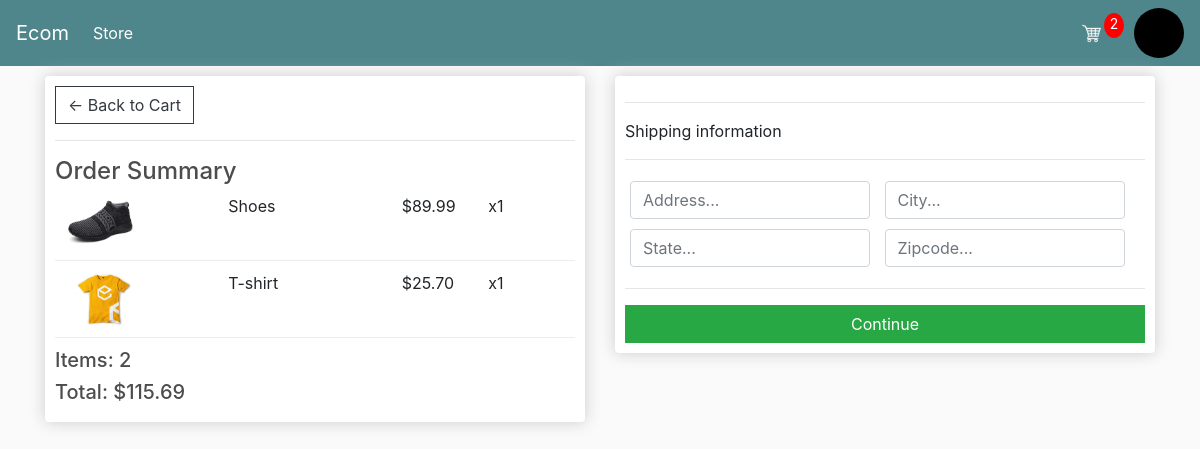
Page /checkout/ (signed in) on the committed database.
### store/models.py (models this page shows, shortened)
class OrderItem(models.Model):
    order = models.ForeignKey(Order, on_delete=models.CASCADE)
    product = models.ForeignKey(Product, on_delete=models.SET_NULL, null=True)
    quantity = models.IntegerField(default=0)
    date_added = models.DateTimeField(auto_now_add=True)
    @property
    def get_total(self):
        return self.product.price * self.quantity

class Product(models.Model):
    name = models.CharField(max_length=200)
    price = models.DecimalField(max_digits=7, decimal_places=2)
    digital = models.BooleanField(default=False, null=True)
    image = models.ImageField(upload_to=generate_filename, null=True, blank=True)
    @property
    def imageURL(self):
        try:
            url = self.image.url
        except:
            url = ''
        return url

class Order(models.Model):
    customer = models.ForeignKey(Customer, blank=True, null=True, on_delete=models.SET_NULL)
    date_ordered = models.DateTimeField(auto_now_add=True)
    transition = models.CharField(max_length=200, null=True, blank=True)
    complete = models.BooleanField(default=False)
    @property
    def shipping(self):
        shipping = False
        order_items = self.orderitem_set.all()
        for item in order_items:
            if item.product.digital == False:
                shipping = True
                break
        return shipping
    @property
    def items_count(self):
        items = self.orderitem_set.all()
        count = sum([item.quantity for item in items])
        return count
    @property
    def get_total(self):
        items = self.orderitem_set.all()
        total = sum([item.get_total for item in items])
        return total

### store/views.py (the view)
# urls.py: path('checkout/', views.checkout, name='checkout'),
def checkout(request):
    data = cartData(request)
    items = data['items']
    order = data['order']
    context = {'items': items, 'order': order, 'items_count': data['items_count']}
    return render(request, 'store/checkout.html', context)

### store/models.py (called while the page is built)
    def __str__(self) -> str:
        return self.name

### store/utils.py (called while the page is built)
def cartData(request):
    if request.user.is_authenticated:
        customer = request.user.customer
        print(customer)
        order, created = Order.objects.get_or_create(customer=customer, complete=False)
        items = order.orderitem_set.all()
        items_count = order.items_count
    else:
        cookieData = cookieCart(request)
        items = cookieData['items']
        items_count = cookieData['items_count']
        order = cookieData['order']
    return {'items': items, 'order': order, 'items_count': items_count}

### store/templates/store/checkout.html (shortened to what this page needs)
{% extends 'store/main.html' %}
{% load static %}
{% block content %}
<div class="row">
    <div class="col-lg-6">
        <div class="box-element">
            <a class="btn btn-outline-dark" href="{% url 'cart' %}">&#x2190; Back to Cart</a>
            <hr>
            <h4>Order Summary</h4>
            {% for item in items %}
            <div class="cart-row">
                <div style="flex: 2;"><img class="row-image" src="{{item.product.imageURL}}" alt="product img"></div>
                <div style="flex: 2;">{{item.product.name}}</div>
                <div style="flex: 1;">${{item.product.price|floatformat:2}}</div>
                <div style="flex: 1;">x{{item.quantity}}
                </div>
            </div>
            {% endfor %}
            <h5>Items: {{order.items_count}}</h5>
            <h5>Total: ${{order.get_total|floatformat:2}}</h5>
        </div>
    </div>
    <div class="col-lg-6">
        <div class="box-element" id="form-wrapper">
            <form id="form">
                <div id="shipping-info">
                    <hr>
                    <p>Shipping information</p>
                    <hr>
                    <div class="form-field">
                        <input required type="text" class="form-control" name="address" placeholder="Address...">
                    </div>
                    <div class="form-field">
                        <input required type="text" class="form-control" name="city" placeholder="City...">
                    </div>
                    <div class="form-field">
                        <input required type="text" class="form-control" name="state" placeholder="State...">
                    </div>
                    <div class="form-field">
                        <input required type="text" class="form-control" name="zipcode" placeholder="Zipcode...">
                    </div>
                </div>
                <hr>
                <input id="form-button" class="btn btn-success btn-block" type="submit" value="Continue">
            </form>
        </div>
        <br>
    </div>
</div>
{% endblock %}

### static/css/base.css (style rules this page uses)
body { background-color: hsl(0, 0%, 98%); }
h1,h2,h3,h4,h5,h6 { color:hsl(0, 0%, 30%); }
.box-element { box-shadow:hsl(0, 0%, 80%) 0 0 16px; background-color: #fff; border-radius: 4px; padding: 10px; }
.col-lg-4, .col-lg-6, .col-lg-8, .col-lg-12 { margin-top: 10px; }
.btn { border-radius: 0; }
.row-image { width: 100px; }
.form-field { width:250px; display: inline-block; padding: 5px; }
.cart-row { display: flex; align-items: flex-stretch; padding-bottom: 10px; margin-bottom: 10px; border-bottom: 1px solid #ececec; }

### rows in the picture
OrderItem: product.imageURL (picture), product.name "Shoes", product.price "89.99", quantity "1"
OrderItem: product.imageURL (picture), product.name "T-shirt", product.price "25.70", quantity "1"
Order: items_count "2", get_total "115.69"

### other values in the picture
{{ items_count }} "2"
